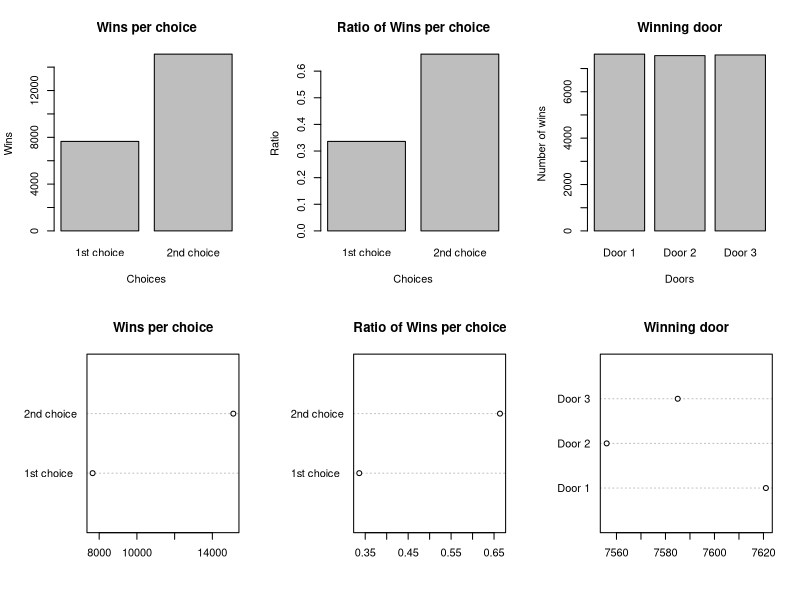

This figure's R source:

# How many times to runs the experiment
samples <- sample(10:50000)[1]

# Doors from the monthy hall problem
door <- c("Door1","Door2", "Door3")

# How many times was the door with the car selected in the first try 
wins1 <- c(0)

# How many times was the door with the car selected after switching 
wins2 <- c(0)

# doors
d1 <- 0
d2 <- 0
d3 <- 0

# Run experiment "samples" times
for (i in 1:samples)
{
  # Random door that contains the car
  car <- sample(door)[1]
  
  # First door selected by player
  choice1 <- sample(door)[1]
  
  # Reveal a GOAT!!!!!
  reveal <- sample(door[door != car & door != choice1])[1]
  
  # Second door selected by player
  choice2 <- sample(door[door != reveal & door != choice1])[1]
  
  # count wins 
  if (car == choice1) {wins1 = (wins1 + 1)}
  if (car == choice2) {wins2 = (wins2 + 1)}
  
  # count winning door
  if (car == "Door1") {d1 = d1 + 1}
  if (car == "Door2") {d2 = d2 + 1}
  if (car == "Door3") {d3 = d3 + 1}
  
  # count losses
  if (choice1 != car & choice2 != car) {losses = losses + 1}
}

# Ratio of wins on first choice
ratio1 <- wins1/samples

# Ratio of wins on second choice
ratio2 <- wins2/samples

# Plotable Data Frame 
win_data <- c(wins1, wins2)
win_rat <- c(ratio1, ratio2)
l <- c(d1, d2, d3)

# Partition Graphical output
X <- par(mfrow = c(2,3))

# Barplots
barplot(win_data, width = 1,names.arg = c("1st choice","2nd choice"), xlab = "Choices", ylab = "Wins", main = "Wins per choice")
barplot(win_rat, width = 1,names.arg = c("1st choice", "2nd choice"), xlab = "Choices", ylab = "Ratio", main = "Ratio of Wins per choice")
barplot(l,width = 1,names.arg = c("Door 1","Door 2", "Door 3"), xlab = "Doors", ylab = "Number of wins", main = "Winning door")

# Dotchart plots
dotchart( win_data, labels = c("1st choice","2nd choice"), main = "Wins per choice")
dotchart( win_rat, labels = c("1st choice", "2nd choice"), main = "Ratio of Wins per choice")
dotchart(l, labels = c("Door 1","Door 2", "Door 3"), main = "Winning door")
